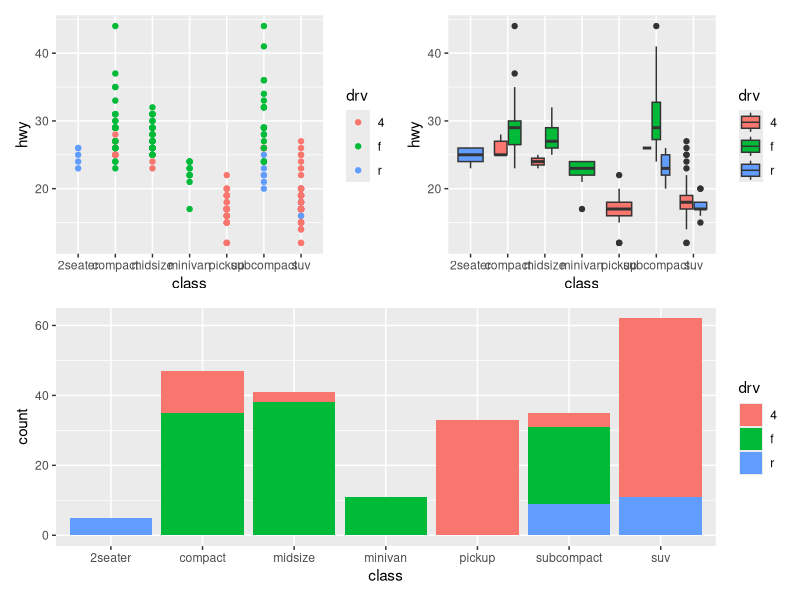
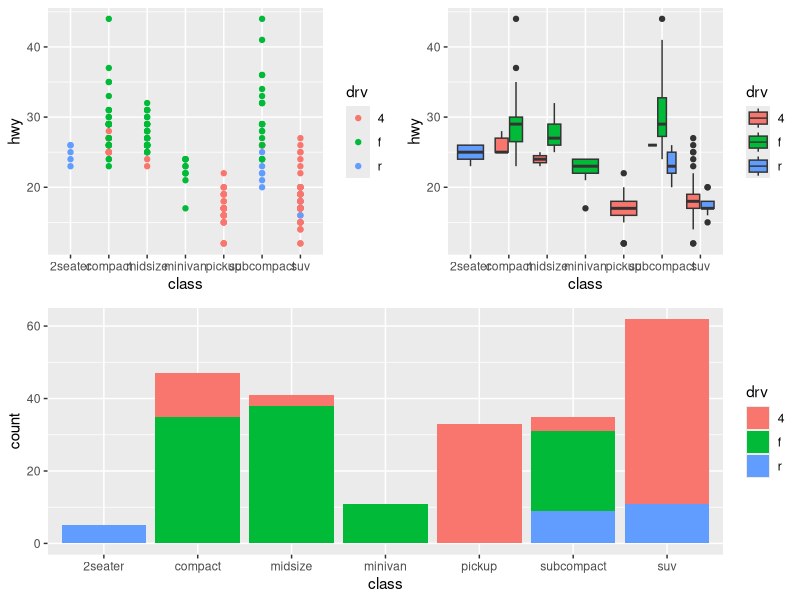
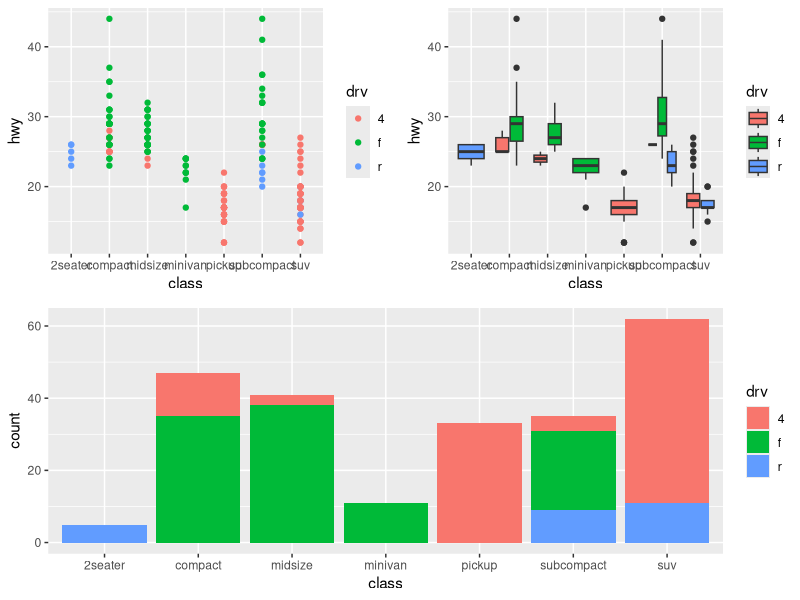

These figures' R source, in order:
## ---- chunk 1
library(ggplot2)
p1 <- ggplot(mpg) + geom_point(aes(x = class, y = hwy, color = drv))
p2 <- ggplot(mpg) + geom_boxplot(aes(x = class, y = hwy, fill = drv))
p3 <- ggplot(mpg) + geom_bar(aes(class, fill = drv))
## ---- chunk 2
library(patchwork)
(p1 + p2) / p3
## ---- chunk 3
library(cowplot)
plot_grid(plot_grid(p1, p2, ncol = 2), p3, ncol = 1)
## ---- chunk 4
library(gridExtra)
grid.arrange(arrangeGrob(p1, p2, ncol = 2), p3, ncol=1)
